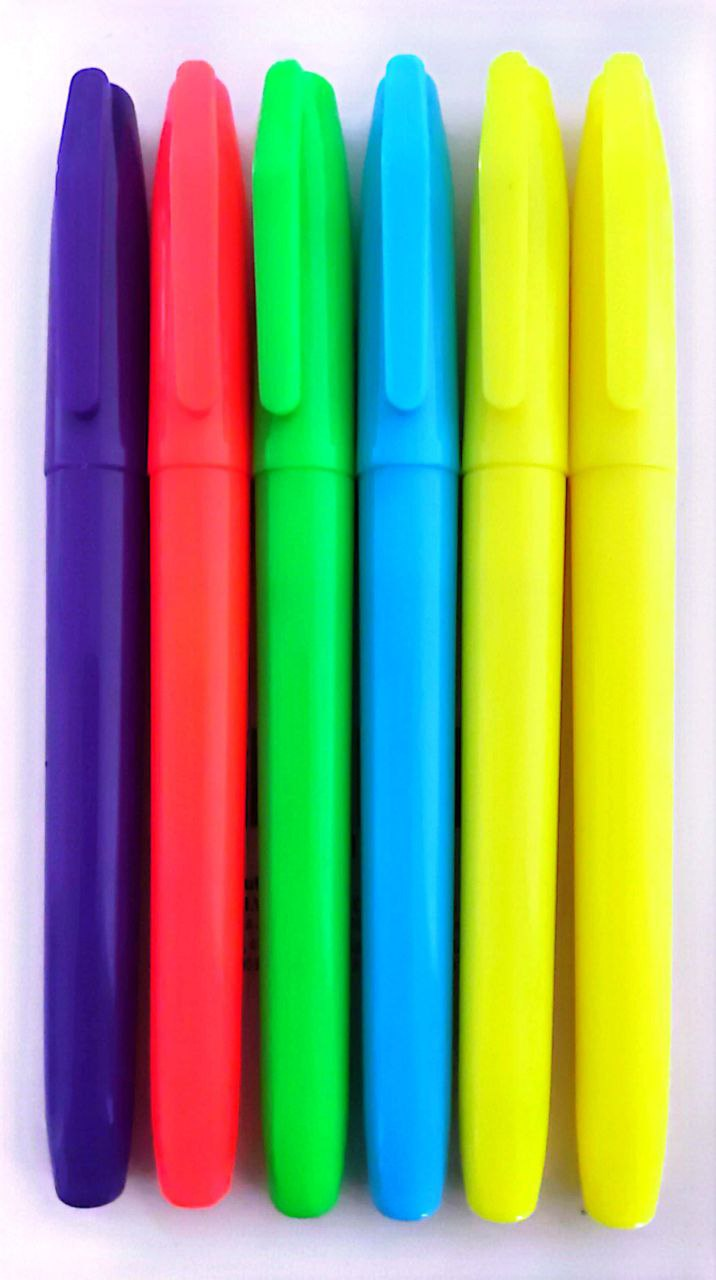
%> input picture pencolor2.jpg, 716 x 1280 px
$ octave finalcode.m   (GNU Octave 9; MATLAB toolbox functions it lacks are replaced by stand-ins)
%> lines starting %> are read from the running program, lines starting %| are printed output that depends on the picture; in (x1, y1, x2, y2) boxes, pixels count from 0 and x2, y2 are one past the last pixel; in counts of white or black regions, pixels touching at a corner belong together; the program's own positions count from 1
close all; clear all; clc;

highlighter = imread('pencolor2.jpg');
%> highlighter is the input picture: size 1280x716x3 uint8; mean R, G, B 151.4, 167, 122.9
I = rgb2hsv(highlighter); % Convert RGB image to chosen color space
%> I: size 1280x716x3 double; mean H, S, V 0.529, 0.685, 0.841
% DARK BLUE
channel1Min = 0.581; % Define thresholds for channel 1 based on histogram settings
channel1Max = 0.758;

channel2Min = 0.378; % Define thresholds for channel 2 based on histogram settings
channel2Max = 1.000;

channel3Min = 0.000; % Define thresholds for channel 3 based on histogram settings
channel3Max = 0.631;

sliderBW = (I(:,:,1) >= channel1Min ) & (I(:,:,1) <= channel1Max) & ... % Create mask based on chosen histogram thresholds
    (I(:,:,2) >= channel2Min ) & (I(:,:,2) <= channel2Max) & ...
    (I(:,:,3) >= channel3Min ) & (I(:,:,3) <= channel3Max);
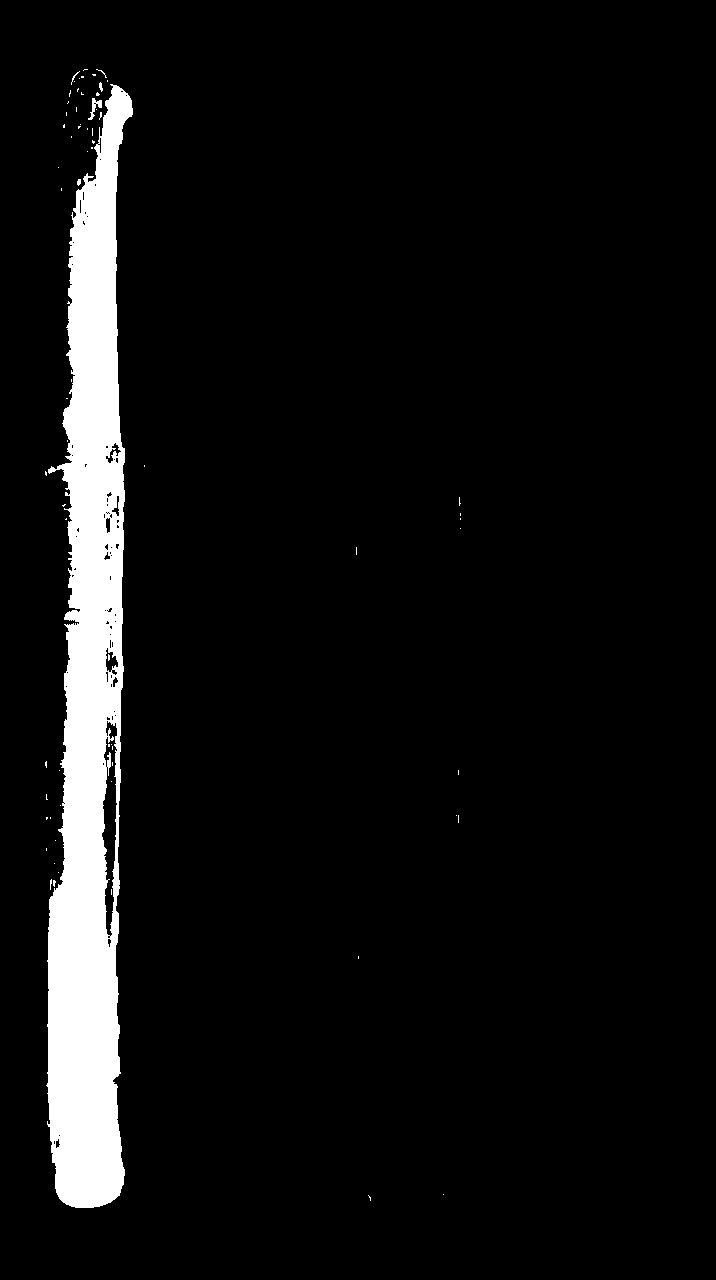
%> sliderBW: size 1280x716 logical; 6.4% white; 69 white regions (64 under 20 px), largest, box (x1, y1, x2, y2) and area: (46, 84, 133, 1208) 58612, (88, 98, 102, 120) 110, (99, 82, 103, 92) 25, (71, 71, 80, 85) 22, (77, 179, 81, 186) 22
BW = sliderBW;
figure,imshow(BW);

maskedRGBImage = highlighter; % Initialize output masked image based on input image.

maskedRGBImage(repmat(~BW,[1 1 3])) = 0; % Set background pixels where BW is false to zero.
figure,imshow(maskedRGBImage);

darkblue1=rgb2gray(maskedRGBImage);
figure,imshow(darkblue1);
darkblue2=imbinarize(darkblue1);
%> darkblue2: size 1280x716 logical; 6.4% white; 62 white regions (58 under 20 px), largest, box (x1, y1, x2, y2) and area: (46, 84, 133, 1208) 58493, (88, 98, 102, 120) 110, (99, 82, 103, 92) 25, (77, 179, 81, 186) 22
figure,imshow(darkblue2);
darkblue3 = bwareaopen(darkblue2, 10000);
%> darkblue3: size 1280x716 logical; 6.4% white; 1 white region, box (x1, y1, x2, y2) and area: (46, 84, 133, 1208) 58493
figure,imshow(darkblue3);

[label, numdarkblue] = bwlabel(darkblue3);
%> numdarkblue = 1
fprintf('number of dark blue pen = %1.0f\n', numdarkblue)
%| number of dark blue pen = 1

%GREEN
channel1Min = 0.343; % Define thresholds for channel 1 based on histogram settings
channel1Max = 0.422;

channel2Min = 0.000; % Define thresholds for channel 2 based on histogram settings
channel2Max = 1.000;

channel3Min = 0.000; % Define thresholds for channel 3 based on histogram settings
channel3Max = 1.000;

sliderBW = (I(:,:,1) >= channel1Min ) & (I(:,:,1) <= channel1Max) & ... % Create mask based on chosen histogram thresholds
    (I(:,:,2) >= channel2Min ) & (I(:,:,2) <= channel2Max) & ...
    (I(:,:,3) >= channel3Min ) & (I(:,:,3) <= channel3Max);
%> sliderBW: size 1280x716 logical; 11.2% white; 85 white regions (71 under 20 px), largest, box (x1, y1, x2, y2) and area: (252, 59, 358, 1219) 100137, (453, 127, 480, 416) 1346, (354, 832, 358, 895) 124
BW = sliderBW;

maskedRGBImage = highlighter; % Initialize output masked image based on input image.

maskedRGBImage(repmat(~BW,[1 1 3])) = 0; % Set background pixels where BW is false to zero.
figure,imshow(maskedRGBImage);

green1=rgb2gray(maskedRGBImage);
green2=imbinarize(green1);
%> green2: size 1280x716 logical; 10.5% white; 47 white regions (44 under 20 px), largest, box (x1, y1, x2, y2) and area: (252, 59, 352, 1219) 95519, (453, 127, 480, 263) 951, (460, 257, 464, 263) 24
green3 = bwareaopen(green2, 10000);
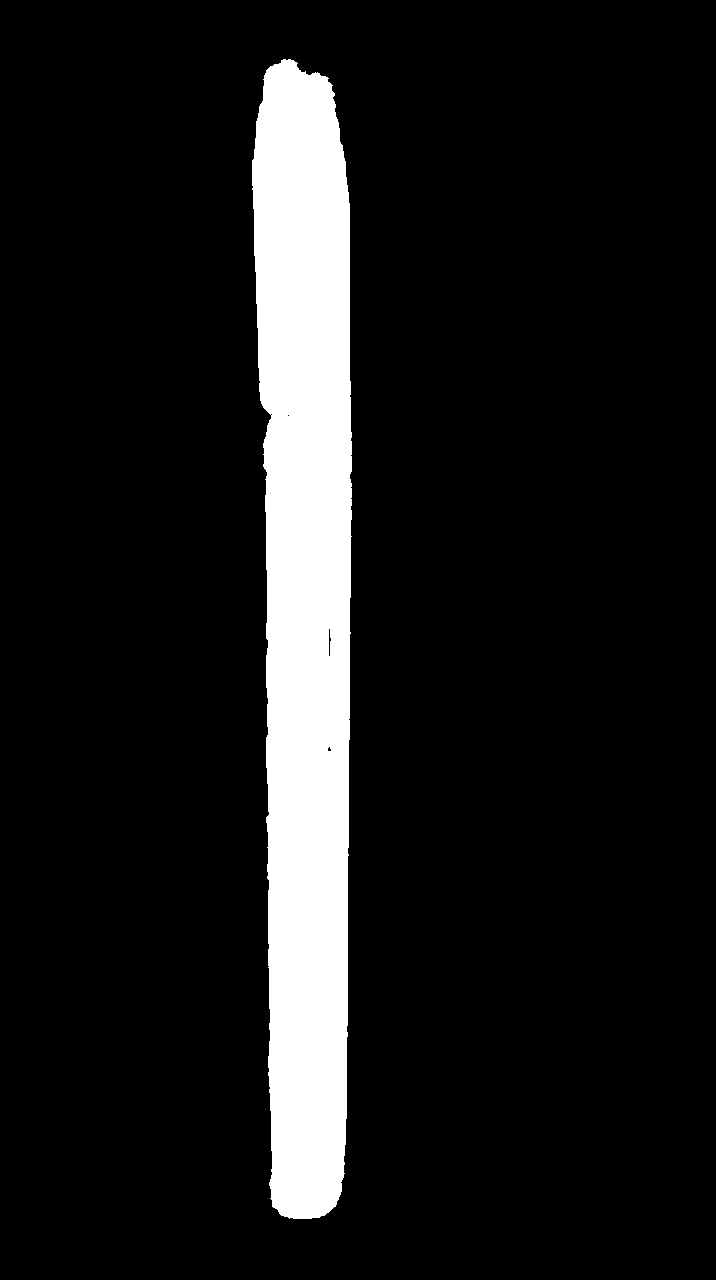
%> green3: size 1280x716 logical; 10.4% white; 1 white region, box (x1, y1, x2, y2) and area: (252, 59, 352, 1219) 95519

[label, numgreen] = bwlabel(green3);
%> numgreen = 1
fprintf('number of green pen = %1.0f\n', numgreen)
%| number of green pen = 1
% LIGHTBLUE
channel1Min = 0.534; % Define thresholds for channel 1 based on histogram settings
channel1Max = 0.584;

channel2Min = 0.000; % Define thresholds for channel 2 based on histogram settings
channel2Max = 1.000;

channel3Min = 0.000; % Define thresholds for channel 3 based on histogram settings
channel3Max = 1.000;

sliderBW = (I(:,:,1) >= channel1Min ) & (I(:,:,1) <= channel1Max) & ... % Create mask based on chosen histogram thresholds
    (I(:,:,2) >= channel2Min ) & (I(:,:,2) <= channel2Max) & ...
    (I(:,:,3) >= channel3Min ) & (I(:,:,3) <= channel3Max);
%> sliderBW: size 1280x716 logical; 9.6% white; 122 white regions (115 under 20 px), largest, box (x1, y1, x2, y2) and area: (343, 63, 480, 1222) 87098, (386, 48, 415, 62) 63, (342, 1193, 351, 1205) 40
BW = sliderBW;

maskedRGBImage = highlighter; % Initialize output masked image based on input image.

maskedRGBImage(repmat(~BW,[1 1 3])) = 0; % Set background pixels where BW is false to zero.
figure,imshow(maskedRGBImage);

lightblue1=rgb2gray(maskedRGBImage);
lightblue2=imbinarize(lightblue1);
%> lightblue2: size 1280x716 logical; 9.5% white; 109 white regions (102 under 20 px), largest, box (x1, y1, x2, y2) and area: (343, 63, 480, 1222) 86918, (386, 48, 415, 62) 63, (342, 1193, 351, 1205) 40
lightblue3 = bwareaopen(lightblue2, 10000);
%> lightblue3: size 1280x716 logical; 9.5% white; 1 white region, box (x1, y1, x2, y2) and area: (343, 63, 480, 1222) 86918

[label, numlightblue] = bwlabel(lightblue3);
%> numlightblue = 1
fprintf('number of light blue pen = %1.0f\n', numlightblue)
%| number of light blue pen = 1
% ORANGE
channel1Min = 0.946; % Define thresholds for channel 1 based on histogram settings
channel1Max = 0.030;

channel2Min = 0.000; % Define thresholds for channel 2 based on histogram settings
channel2Max = 1.000;

channel3Min = 0.000; % Define thresholds for channel 3 based on histogram settings
channel3Max = 1.000;

sliderBW = ( (I(:,:,1) >= channel1Min) | (I(:,:,1) <= channel1Max) ) & ... % Create mask based on chosen histogram thresholds
    (I(:,:,2) >= channel2Min ) & (I(:,:,2) <= channel2Max) & ...
    (I(:,:,3) >= channel3Min ) & (I(:,:,3) <= channel3Max);
%> sliderBW: size 1280x716 logical; 13.3% white; 232 white regions (213 under 20 px), largest, box (x1, y1, x2, y2) and area: (137, 61, 266, 1210) 117016, (0, 32, 52, 144) 3642, (532, 1215, 562, 1229) 198
BW = sliderBW;

maskedRGBImage = highlighter; % Initialize output masked image based on input image.

maskedRGBImage(repmat(~BW,[1 1 3])) = 0; % Set background pixels where BW is false to zero.
figure,imshow(maskedRGBImage);

orange1=rgb2gray(maskedRGBImage);
orange2=imbinarize(orange1);
%> orange2: size 1280x716 logical; 12% white; 209 white regions (195 under 20 px), largest, box (x1, y1, x2, y2) and area: (142, 61, 266, 1210) 105200, (0, 32, 52, 144) 3642, (532, 1215, 562, 1229) 198
orange3 = bwareaopen(orange2, 20000);
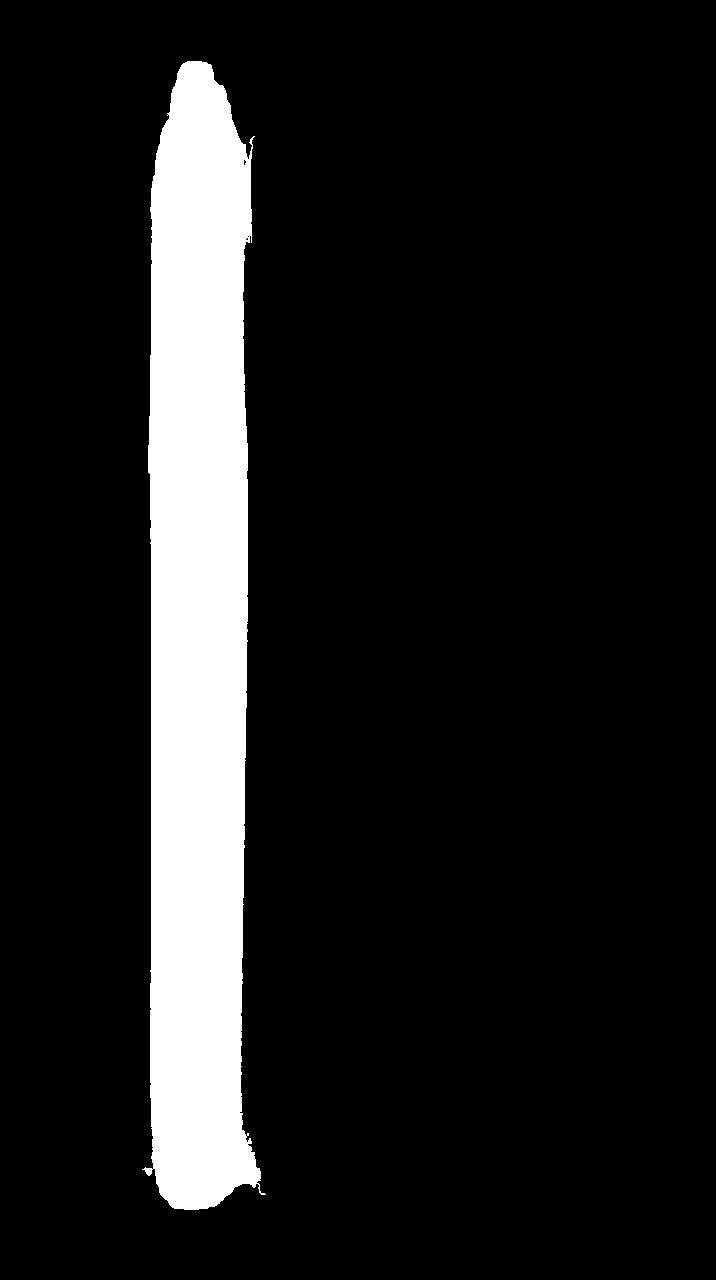
%> orange3: size 1280x716 logical; 11.5% white; 1 white region, box (x1, y1, x2, y2) and area: (142, 61, 266, 1210) 105200

[label, numorange] = bwlabel(orange3);
%> numorange = 1
fprintf('number of orange pen = %1.0f\n', numorange)
%| number of orange pen = 1

% PINK
channel1Min = 0.831; % Define thresholds for channel 1 based on histogram settings
channel1Max = 0.891;

channel2Min = 0.000; % Define thresholds for channel 2 based on histogram settings
channel2Max = 1.000;

channel3Min = 0.000; % Define thresholds for channel 3 based on histogram settings
channel3Max = 1.000;

sliderBW = (I(:,:,1) >= channel1Min ) & (I(:,:,1) <= channel1Max) & ... % Create mask based on chosen histogram thresholds
    (I(:,:,2) >= channel2Min ) & (I(:,:,2) <= channel2Max) & ...
    (I(:,:,3) >= channel3Min ) & (I(:,:,3) <= channel3Max);
%> sliderBW: size 1280x716 logical; 3.4% white; 377 white regions (293 under 20 px), largest, box (x1, y1, x2, y2) and area: (125, 132, 280, 1226) 8052, (0, 1227, 120, 1280) 3972, (671, 911, 705, 1130) 2249
BW = sliderBW;

maskedRGBImage = highlighter; % Initialize output masked image based on input image.

maskedRGBImage(repmat(~BW,[1 1 3])) = 0; % Set background pixels where BW is false to zero.
figure,imshow(maskedRGBImage);

pink1=rgb2gray(maskedRGBImage);
pink2=imbinarize(pink1);
%> pink2: size 1280x716 logical; 2.7% white; 363 white regions (280 under 20 px), largest, box (x1, y1, x2, y2) and area: (0, 1227, 120, 1280) 3972, (671, 911, 705, 1130) 2249, (32, 16, 75, 126) 1965
pink3 = bwareaopen(pink2, 10000);
%> pink3: size 1280x716 logical; every value is 0

[label, numpink] = bwlabel(pink3);
%> label: size 1280x716 double; every value is 0
%> numpink = 0
fprintf('number of pink pen = %1.0f\n', numpink)
%| number of pink pen = 0

% YELLOW
channel1Min = 0.148; % Define thresholds for channel 1 based on histogram settings
channel1Max = 0.213;

channel2Min = 0.000; % Define thresholds for channel 2 based on histogram settings
channel2Max = 1.000;

channel3Min = 0.000; % Define thresholds for channel 3 based on histogram settings
channel3Max = 1.000;

sliderBW = (I(:,:,1) >= channel1Min ) & (I(:,:,1) <= channel1Max) & ... % Create mask based on chosen histogram thresholds
    (I(:,:,2) >= channel2Min ) & (I(:,:,2) <= channel2Max) & ...
    (I(:,:,3) >= channel3Min ) & (I(:,:,3) <= channel3Max);
%> sliderBW: size 1280x716 logical; 23.2% white; 89 white regions (70 under 20 px), largest, box (x1, y1, x2, y2) and area: (573, 51, 678, 1230) 109475, (457, 50, 569, 1225) 101305, (256, 544, 258, 749) 237
BW = sliderBW;

maskedRGBImage = highlighter; % Initialize output masked image based on input image.

maskedRGBImage(repmat(~BW,[1 1 3])) = 0; % Set background pixels where BW is false to zero.
figure,imshow(maskedRGBImage);

yellow1=rgb2gray(maskedRGBImage);
yellow2=imbinarize(yellow1);
%> yellow2: size 1280x716 logical; 23% white; 36 white regions (32 under 20 px), largest, box (x1, y1, x2, y2) and area: (573, 51, 678, 1230) 109474, (459, 50, 569, 1225) 101220, (565, 128, 571, 138) 40, (682, 864, 684, 896) 32
yellow3 = bwareaopen(yellow2, 10000);
%> yellow3: size 1280x716 logical; 23% white; 2 white regions, box (x1, y1, x2, y2) and area: (573, 51, 678, 1230) 109474, (459, 50, 569, 1225) 101220

[label, numyellow] = bwlabel(yellow3);
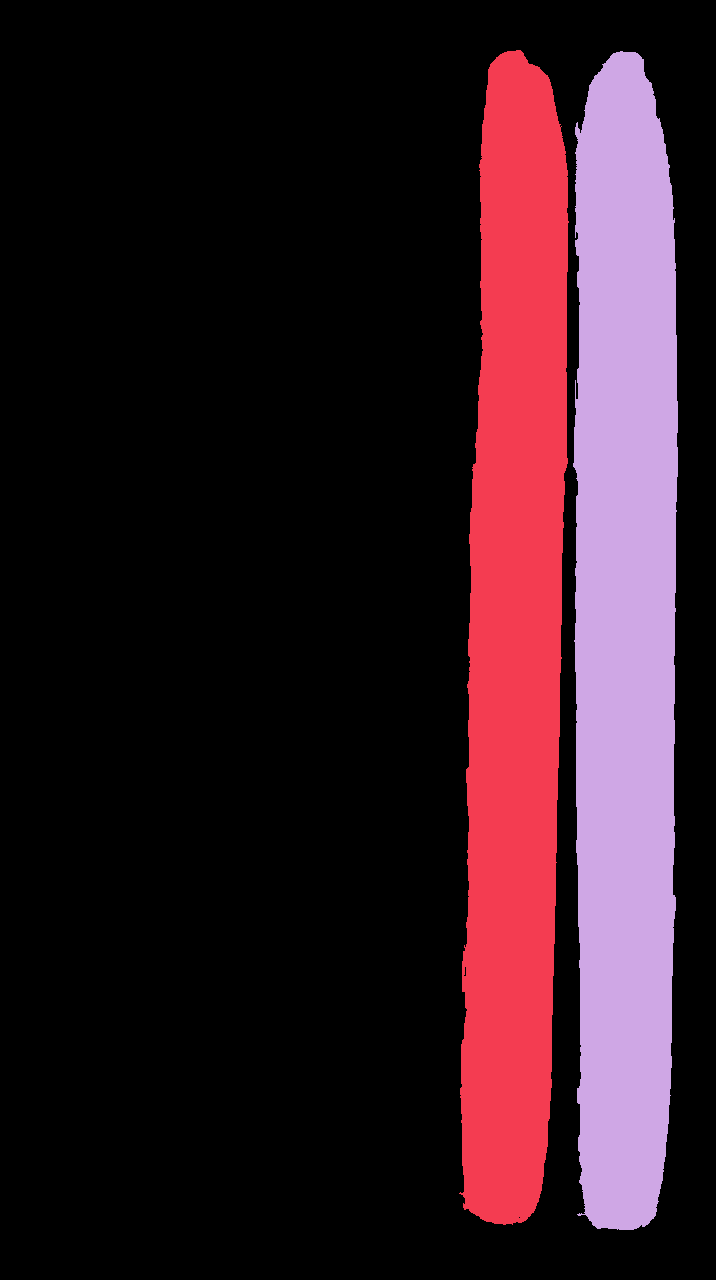
%> label: size 1280x716 double; 3 distinct labels, from 0 to 2; one colour per label, 0 black
%> numyellow = 2
fprintf('number of yellow pen = %1.0f\n\n', numyellow)
%| number of yellow pen = 2

if numdarkblue==1 & numgreen==1 & numlightblue==1 & numorange==1 & numpink==1 & numyellow==1
    fprintf('pass\n');
else
    fprintf('reject');
end
